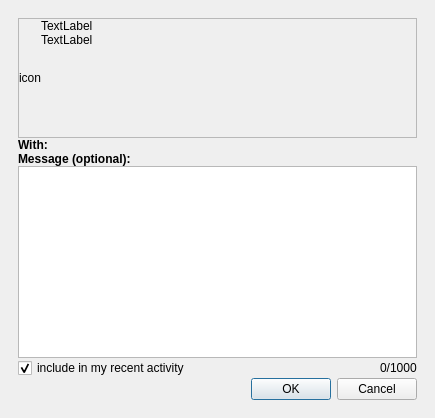
<?xml version="1.0" encoding="UTF-8"?>
<ui version="4.0">
 <class>ShareDialog</class>
 <widget class="QDialog" name="ShareDialog">
  <property name="geometry">
   <rect>
    <x>0</x>
    <y>0</y>
    <width>435</width>
    <height>418</height>
   </rect>
  </property>
  <property name="windowTitle">
   <string>Share with Friends</string>
  </property>
  <property name="modal">
   <bool>true</bool>
  </property>
  <layout class="QVBoxLayout" name="verticalLayout_2">
   <property name="spacing">
    <number>0</number>
   </property>
   <property name="margin">
    <number>18</number>
   </property>
   <item>
    <widget class="QFrame" name="what">
     <property name="frameShape">
      <enum>QFrame::StyledPanel</enum>
     </property>
     <property name="frameShadow">
      <enum>QFrame::Raised</enum>
     </property>
     <layout class="QHBoxLayout" name="horizontalLayout_2" stretch="0,1">
      <property name="spacing">
       <number>0</number>
      </property>
      <property name="margin">
       <number>0</number>
      </property>
      <item>
       <widget class="HttpImageWidget" name="icon">
        <property name="text">
         <string notr="true">icon</string>
        </property>
       </widget>
      </item>
      <item>
       <layout class="QVBoxLayout" name="verticalLayout">
        <property name="spacing">
         <number>0</number>
        </property>
        <item>
         <widget class="unicorn::Label" name="title">
          <property name="text">
           <string notr="true">TextLabel</string>
          </property>
          <property name="textFormat">
           <enum>Qt::RichText</enum>
          </property>
          <property name="wordWrap">
           <bool>true</bool>
          </property>
         </widget>
        </item>
        <item>
         <widget class="unicorn::Label" name="description">
          <property name="text">
           <string notr="true">TextLabel</string>
          </property>
          <property name="textFormat">
           <enum>Qt::RichText</enum>
          </property>
          <property name="wordWrap">
           <bool>true</bool>
          </property>
         </widget>
        </item>
        <item>
         <spacer name="verticalSpacer">
          <property name="orientation">
           <enum>Qt::Vertical</enum>
          </property>
          <property name="sizeHint" stdset="0">
           <size>
            <width>20</width>
            <height>0</height>
           </size>
          </property>
         </spacer>
        </item>
       </layout>
      </item>
     </layout>
    </widget>
   </item>
   <item>
    <widget class="QLabel" name="with">
     <property name="font">
      <font>
       <weight>75</weight>
       <bold>true</bold>
      </font>
     </property>
     <property name="text">
      <string>With:</string>
     </property>
    </widget>
   </item>
   <item>
    <widget class="ItemSelectorWidget" name="recipients">
     <property name="frameShape">
      <enum>QFrame::StyledPanel</enum>
     </property>
     <property name="frameShadow">
      <enum>QFrame::Raised</enum>
     </property>
    </widget>
   </item>
   <item>
    <widget class="QLabel" name="messageTitle">
     <property name="font">
      <font>
       <weight>75</weight>
       <bold>true</bold>
      </font>
     </property>
     <property name="text">
      <string>Message (optional):</string>
     </property>
    </widget>
   </item>
   <item>
    <widget class="QTextEdit" name="message">
     <property name="tabChangesFocus">
      <bool>true</bool>
     </property>
     <property name="acceptRichText">
      <bool>true</bool>
     </property>
    </widget>
   </item>
   <item>
    <layout class="QHBoxLayout" name="horizontalLayout" stretch="1,0">
     <property name="spacing">
      <number>0</number>
     </property>
     <item>
      <widget class="QCheckBox" name="isPublic">
       <property name="text">
        <string>include in my recent activity</string>
       </property>
       <property name="checked">
        <bool>true</bool>
       </property>
      </widget>
     </item>
     <item>
      <widget class="QLabel" name="characterLimit">
       <property name="text">
        <string notr="true">0/1000</string>
       </property>
      </widget>
     </item>
    </layout>
   </item>
   <item>
    <widget class="QDialogButtonBox" name="buttons">
     <property name="standardButtons">
      <set>QDialogButtonBox::Cancel|QDialogButtonBox::Ok</set>
     </property>
    </widget>
   </item>
  </layout>
 </widget>
 <customwidgets>
  <customwidget>
   <class>unicorn::Label</class>
   <extends>QLabel</extends>
   <header>lib/unicorn/widgets/Label.h</header>
  </customwidget>
  <customwidget>
   <class>ItemSelectorWidget</class>
   <extends>QFrame</extends>
   <header>lib/unicorn/widgets/ItemSelectorWidget.h</header>
   <container>1</container>
  </customwidget>
  <customwidget>
   <class>HttpImageWidget</class>
   <extends>QLabel</extends>
   <header>lib/unicorn/widgets/HttpImageWidget.h</header>
  </customwidget>
 </customwidgets>
 <resources/>
 <connections>
  <connection>
   <sender>buttons</sender>
   <signal>accepted()</signal>
   <receiver>ShareDialog</receiver>
   <slot>accept()</slot>
   <hints>
    <hint type="sourcelabel">
     <x>81</x>
     <y>280</y>
    </hint>
    <hint type="destinationlabel">
     <x>4</x>
     <y>234</y>
    </hint>
   </hints>
  </connection>
  <connection>
   <sender>buttons</sender>
   <signal>rejected()</signal>
   <receiver>ShareDialog</receiver>
   <slot>reject()</slot>
   <hints>
    <hint type="sourcelabel">
     <x>113</x>
     <y>272</y>
    </hint>
    <hint type="destinationlabel">
     <x>-7</x>
     <y>271</y>
    </hint>
   </hints>
  </connection>
 </connections>
</ui>
